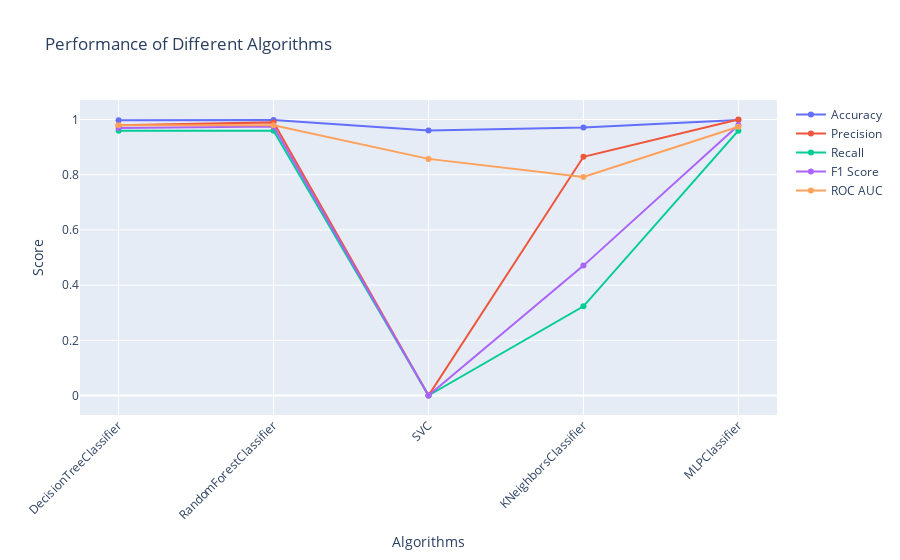

The notebook cell this image was saved under:
### Code cell
# Lists to store the evaluation metrics
evaluation_scores = {metric: [] for metric in metrics}

# Evaluate the models
for model in models:
    model.fit(X_train, y_train)
    y_pred = model.predict(X_test)
    y_pred_proba = model.predict_proba(X_test)[:, 1]

    # Calculate the evaluation metrics
    accuracy = accuracy_score(y_test, y_pred)
    precision = precision_score(y_test, y_pred)
    recall = recall_score(y_test, y_pred)
    f1 = f1_score(y_test, y_pred)
    roc_auc = roc_auc_score(y_test, y_pred_proba)

    # Append the scores to the lists
    evaluation_scores['Accuracy'].append(accuracy)
    evaluation_scores['Precision'].append(precision)
    evaluation_scores['Recall'].append(recall)
    evaluation_scores['F1 Score'].append(f1)
    evaluation_scores['ROC AUC'].append(roc_auc)

# Create a line plot using Plotly
fig = go.Figure()

for metric, scores in evaluation_scores.items():
    fig.add_trace(go.Scatter(x=[model.__class__.__name__ for model in models], y=scores, mode='lines+markers', name=metric))

fig.update_layout(
    title='Performance of Different Algorithms',
    xaxis_title='Algorithms',
    yaxis_title='Score',
    xaxis_tickangle=-45
)

fig.show()

### Figure 1 — Plotly figure (JSON) as saved in the notebook; plotly's stock layout.template omitted (floating-point values rounded to 4 significant figures)
{"data": [{"mode": "lines+markers", "name": "Accuracy", "type": "scatter", "x": ["DecisionTreeClassifier", "RandomForestClassifier", "SVC", "KNeighborsClassifier", "MLPClassifier"], "y": [0.9976, 0.998, 0.9604, 0.9712, 0.9984]}, {"mode": "lines+markers", "name": "Precision", "type": "scatter", "x": ["DecisionTreeClassifier", "RandomForestClassifier", "SVC", "KNeighborsClassifier", "MLPClassifier"], "y": [0.9794, 0.9896, 0, 0.8649, 1]}, {"mode": "lines+markers", "name": "Recall", "type": "scatter", "x": ["DecisionTreeClassifier", "RandomForestClassifier", "SVC", "KNeighborsClassifier", "MLPClassifier"], "y": [0.9596, 0.9596, 0, 0.3232, 0.9596]}, {"mode": "lines+markers", "name": "F1 Score", "type": "scatter", "x": ["DecisionTreeClassifier", "RandomForestClassifier", "SVC", "KNeighborsClassifier", "MLPClassifier"], "y": [0.9694, 0.9744, 0, 0.4706, 0.9794]}, {"mode": "lines+markers", "name": "ROC AUC", "type": "scatter", "x": ["DecisionTreeClassifier", "RandomForestClassifier", "SVC", "KNeighborsClassifier", "MLPClassifier"], "y": [0.9794, 0.9793, 0.8573, 0.7919, 0.9737]}], "layout": {"title": {"text": "Performance of Different Algorithms"}, "xaxis": {"tickangle": -45, "title": {"text": "Algorithms"}}, "yaxis": {"title": {"text": "Score"}}}}
